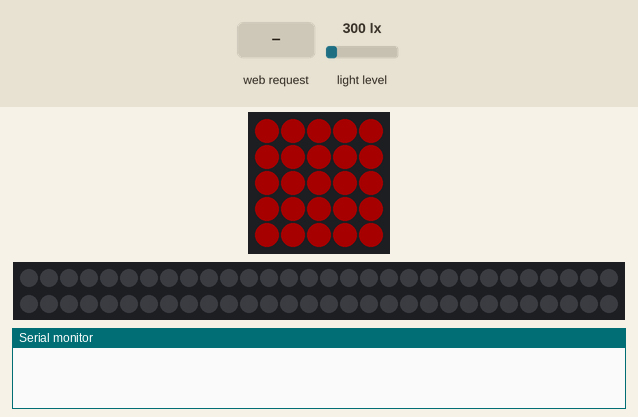
Recording of a sketch running on a simulated ESP32. Shown: 5×5 RGB LED matrix (first LED top left, wired row by row), 60 RGB LEDs in strip order, left to right, continuing on the next row, the last lines printed to the serial monitor. The inputs (shaded band) are chosen by the test bench; at power-on: light level 300 lx. Dim RGB values are drawn brighter than linear.

Above: at 1.2 s.
1.3 s: HTTP request GET /on received
At 2.4 s:
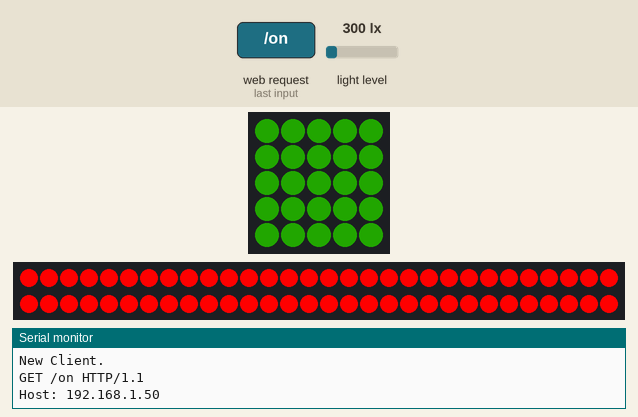
2.8 s: HTTP request GET /off received
At 3.6 s:
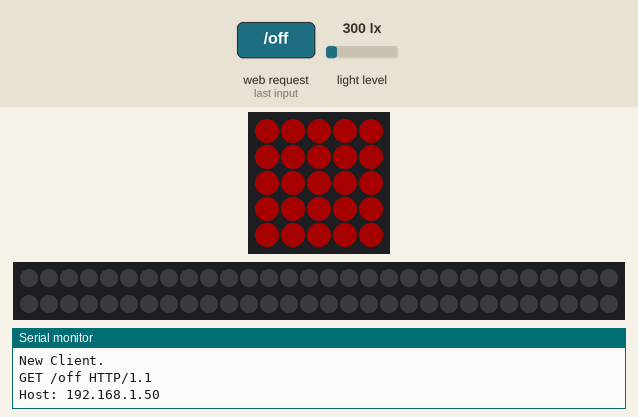
4.3 s: HTTP request GET /blue received
At 4.7 s:
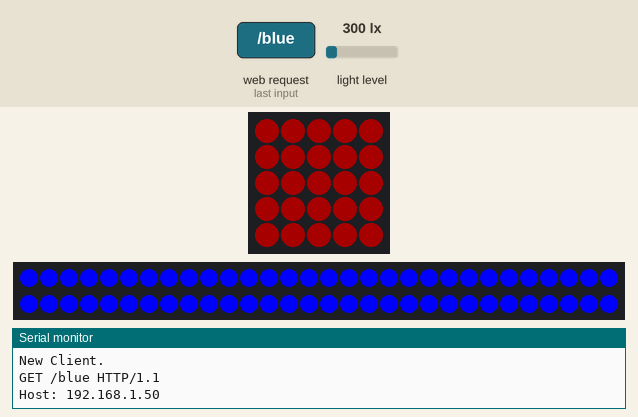
5.8 s: HTTP request GET /green received
At 7.0 s:
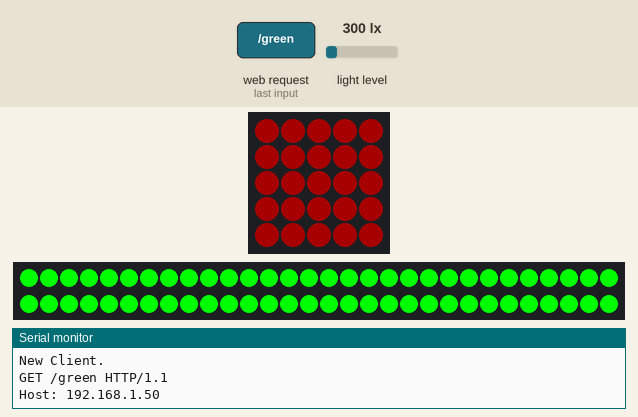
7.3 s: HTTP request GET /red received
At 8.1 s:
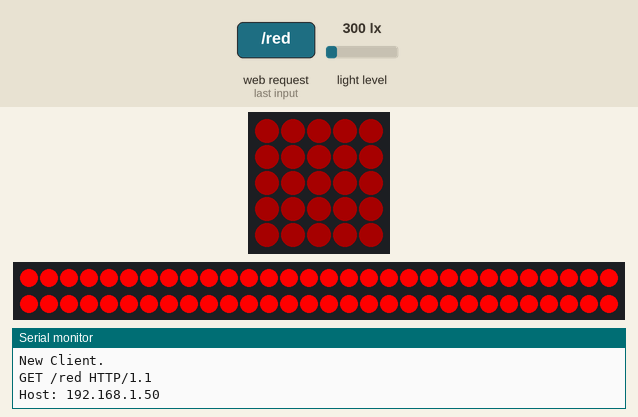
8.8 s: HTTP request GET /orange received
At 9.3 s:
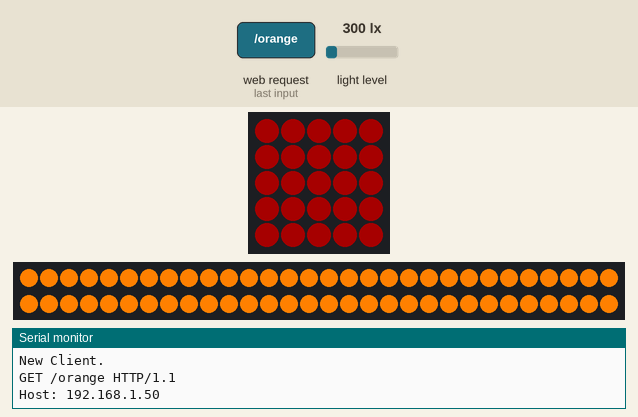
Timing chart, 0 to 11.3 s (numbered marks = the images above; inputs shaded):
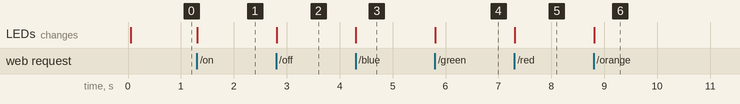

The sketch:

main.ino
```cpp
#include "M5Atom.h"
#include <WiFi.h>
#include <Arduino.h>
#include <Adafruit_Sensor.h>
#include "Adafruit_TSL2591.h"
#include <FastLED.h>

const long timeoutTime = 2000;
const char* ssid = "ESP32-Access-Point";
const char* password = "12345678";
const int output32 = 32;

CRGB leds[60];
WiFiServer server(80);
Adafruit_TSL2591 tsl = Adafruit_TSL2591(2591);
String header;
String output32State = "off";
unsigned long currentTime = millis();
unsigned long previousTime = 0;
uint8_t brightnest = 75;
CRGB color = CRGB(255, 0, 0);

void setup() {
  M5.begin(true, true, true);
  delay(50);
  M5.dis.fillpix(0x0000ff);
  if (tsl.begin()) {
    tsl.setGain(TSL2591_GAIN_MED);
    tsl.setTiming(TSL2591_INTEGRATIONTIME_300MS);
  }

  FastLED.addLeds<WS2812, 32, GRB>(leds, 60);
  WiFi.softAP(ssid, password);
  server.begin();
  M5.dis.fillpix(0xff0000);
}

void loop() {
  WiFiClient client = server.available();  // Listen for incoming clients

  if (client) {  // If a new client connects,
    currentTime = millis();
    previousTime = currentTime;
    Serial.println("New Client.");                                             // print a message out in the serial port
    String currentLine = "";                                                   // make a String to hold incoming data from the client
    while (client.connected() && currentTime - previousTime <= timeoutTime) {  // loop while the client's connected
      currentTime = millis();
      if (client.available()) {  // if there's bytes to read from the client,
        char c = client.read();  // read a byte, then
        Serial.write(c);         // print it out the serial monitor
        header += c;
        if (c == '\n') {  // if the byte is a newline character
          // if the current line is blank, you got two newline characters in a row.
          // that's the end of the client HTTP request, so send a response:
          if (currentLine.length() == 0) {
            // HTTP headers always start with a response code (e.g. HTTP/1.1 200 OK)
            // and a content-type so the client knows what's coming, then a blank line:
            client.println("HTTP/1.1 200 OK");
            client.println("Content-type:text/html");
            client.println("Connection: close");
            client.println();

            // turns the GPIOs on and off
            if (header.indexOf("GET /on") >= 0) {
              output32State = "on";
              M5.dis.fillpix(0x33ff00);
              setLedsOn();
            } else if (header.indexOf("GET /off") >= 0) {
              output32State = "off";
              M5.dis.fillpix(0xff0000);
              setLedsOff();
            } else if (header.indexOf("GET /brightnest-add") >= 0) {
              brightnest += 25;
              FastLED.setBrightness(brightnest);
              FastLED.show();
            } else if (header.indexOf("GET /brightnest-substract") >= 0) {
              brightnest -= 25;
              FastLED.setBrightness(brightnest);
              FastLED.show();
            } else if (header.indexOf("GET /blue") >= 0) {
              color = CRGB(0, 0, 255);
              setLedsOn();
            } else if (header.indexOf("GET /green") >= 0) {
              color = CRGB(0, 255, 0);
              setLedsOn();
            } else if (header.indexOf("GET /red") >= 0) {
              color = CRGB(255, 0, 0);
              setLedsOn();
            } else if (header.indexOf("GET /orange") >= 0) {
              color = CRGB(255, 128, 0);
              setLedsOn();
            } else if (header.indexOf("GET /purple") >= 0) {
              color = CRGB(153, 0, 255);
              setLedsOn();
            }

            // Display the HTML web page
            client.println("<!DOCTYPE html><html>");
            client.println("<head><meta name=\"viewport\" content=\"width=device-width, initial-scale=1\">");
            client.println("<link rel=\"icon\" href=\"data:,\">");
            // CSS to style the on/off buttons
            // Feel free to change the background-color and font-size attributes to fit your preferences
            client.println("<style>html { font-family: Helvetica; display: inline-block; margin: 0px auto; text-align: center;}");
            client.println(".button { background-color: #4CAF50; border: none; color: white; padding: 16px 40px;}");
            client.println(".color-button { border: none; color: white; padding: 16px 16px;}");
            client.println("text-decoration: none; font-size: 30px; margin: 2px; cursor: pointer;}");
            client.println(".button2 {background-color: #555555;}</style></head>");

            // Web Page Heading
            client.println("<body><h1>ESP32 Web Server</h1>");

            // Display current state, and ON/OFF buttons for GPIO 26
            client.println("<p>LED - State " + output32State + "</p>");
            client.println("<p>lux: " + String(getLux()) + "</p>");

            // Color buttons
            client.println("<a href=\"/blue\"><button class=\"color-button\" style=\"background-color: #0000FF\"></button></a>");
            client.println("<a href=\"/green\"><button class=\"color-button\" style=\"background-color: #00FF00\"></button></a>");
            client.println("<a href=\"/red\"><button class=\"color-button\" style=\"background-color: #FF0000\"></button></a>");
            client.println("<a href=\"/orange\"><button class=\"color-button\" style=\"background-color: #FF8000\"></button></a>");
            client.println("<a href=\"/purple\"><button class=\"color-button\" style=\"background-color: #9900FF\"></button></a>");

            // If the output26State is off, it displays the ON button
            if (output32State == "off") {
              client.println("<p><a href=\"/on\"><button class=\"button\">ON</button></a></p>");
            } else {
              client.println("<p><a href=\"/off\"><button class=\"button button2\">OFF</button></a></p>");
            }
            if (brightnest >= 255) {
              client.println("<p><button class=\"button button2\">ON</button></p>");
            } else {
              client.println("<p><a href=\"/brightnest-add\"><button class=\"button\">Brightnest +</button></a></p>");
            }

            if (brightnest <= 1) {
              client.println("<p><button class=\"button button2\">MIN</button></p>");
            } else {
              client.println("<p><a href=\"/brightnest-substract\"><button class=\"button\">Brightnest -</button></a></p>");
            }

            client.println("</body></html>");

            // The HTTP response ends with another blank line
            client.println();
            // Break out of the while loop
            break;
          } else {  // if you got a newline, then clear currentLine
            currentLine = "";
          }
        } else if (c != '\r') {  // if you got anything else but a carriage return character,
          currentLine += c;      // add it to the end of the currentLine
        }
      }
    }
    // Clear the header variable
    header = "";
    // Close the connection
    client.stop();
  }
}

float getLux() {
  uint32_t tsl2591_data = tsl.getFullLuminosity();  // Get CH0 & CH1 data from the sensor (two 16-bit registers)

  uint16_t ir, ir_visible;
  ir = tsl2591_data >> 16;             // extract infrared value
  ir_visible = tsl2591_data & 0xFFFF;  // extract visible + infrared value

  float lux = tsl.calculateLux(ir_visible, ir);  // Calculate light lux value

  return lux;
}

void setLedsOn() {
  for (int i = 0; i <= 60; i++) {
    leds[i] = color;
  }
  FastLED.show();
}

void setLedsOff() {
  for (int i = 0; i <= 60; i++) {
    leds[i] = CRGB(0, 0, 0);
  }
  FastLED.show();
}
```

Measured:
- after the input at 1.3 s, the LEDs: change at once (image 1)
- after the input at 2.8 s, the LEDs: change at once (image 2)
- after the input at 4.3 s, the LEDs: change at once (image 3)
- after the input at 5.8 s, the LEDs: change at once (image 4)
- after the input at 7.3 s, the LEDs: change at once (image 5)
- after the input at 8.8 s, the LEDs: change at once (image 6)
